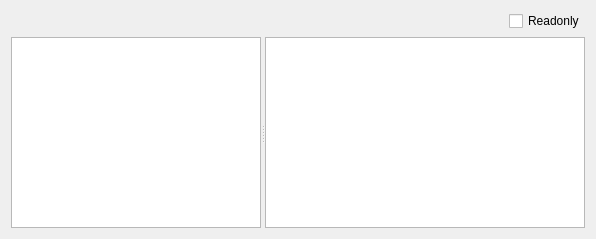
<?xml version="1.0" encoding="UTF-8"?>
<ui version="4.0">
 <class>DialogELF</class>
 <widget class="QDialog" name="DialogELF">
  <property name="geometry">
   <rect>
    <x>0</x>
    <y>0</y>
    <width>596</width>
    <height>239</height>
   </rect>
  </property>
  <property name="windowTitle">
   <string>ELF</string>
  </property>
  <layout class="QVBoxLayout" name="verticalLayout">
   <item>
    <layout class="QHBoxLayout" name="horizontalLayout">
     <property name="sizeConstraint">
      <enum>QLayout::SetDefaultConstraint</enum>
     </property>
     <item>
      <spacer name="horizontalSpacer">
       <property name="orientation">
        <enum>Qt::Horizontal</enum>
       </property>
       <property name="sizeHint" stdset="0">
        <size>
         <width>40</width>
         <height>20</height>
        </size>
       </property>
      </spacer>
     </item>
     <item>
      <widget class="QCheckBox" name="checkBoxReadonly">
       <property name="text">
        <string>Readonly</string>
       </property>
      </widget>
     </item>
    </layout>
   </item>
   <item>
    <widget class="QSplitter" name="splitter">
     <property name="orientation">
      <enum>Qt::Horizontal</enum>
     </property>
     <widget class="QTreeWidget" name="treeWidgetNavi">
      <property name="sizePolicy">
       <sizepolicy hsizetype="Fixed" vsizetype="Expanding">
        <horstretch>0</horstretch>
        <verstretch>0</verstretch>
       </sizepolicy>
      </property>
      <property name="maximumSize">
       <size>
        <width>250</width>
        <height>16777215</height>
       </size>
      </property>
      <attribute name="headerVisible">
       <bool>false</bool>
      </attribute>
      <column>
       <property name="text">
        <string notr="true">1</string>
       </property>
      </column>
     </widget>
     <widget class="QStackedWidget" name="stackedWidgetInfo">
      <widget class="QWidget" name="page_Elf_Ehdr">
       <layout class="QVBoxLayout" name="verticalLayout_3">
        <property name="spacing">
         <number>0</number>
        </property>
        <property name="leftMargin">
         <number>0</number>
        </property>
        <property name="topMargin">
         <number>0</number>
        </property>
        <property name="rightMargin">
         <number>0</number>
        </property>
        <property name="bottomMargin">
         <number>0</number>
        </property>
        <item>
         <widget class="QTableWidget" name="tableWidget_Elf_Ehdr">
          <property name="editTriggers">
           <set>QAbstractItemView::NoEditTriggers</set>
          </property>
          <property name="selectionMode">
           <enum>QAbstractItemView::SingleSelection</enum>
          </property>
          <property name="selectionBehavior">
           <enum>QAbstractItemView::SelectRows</enum>
          </property>
          <attribute name="horizontalHeaderVisible">
           <bool>false</bool>
          </attribute>
          <attribute name="verticalHeaderVisible">
           <bool>false</bool>
          </attribute>
          <attribute name="verticalHeaderDefaultSectionSize">
           <number>20</number>
          </attribute>
         </widget>
        </item>
       </layout>
      </widget>
     </widget>
    </widget>
   </item>
  </layout>
 </widget>
 <resources/>
 <connections/>
</ui>
